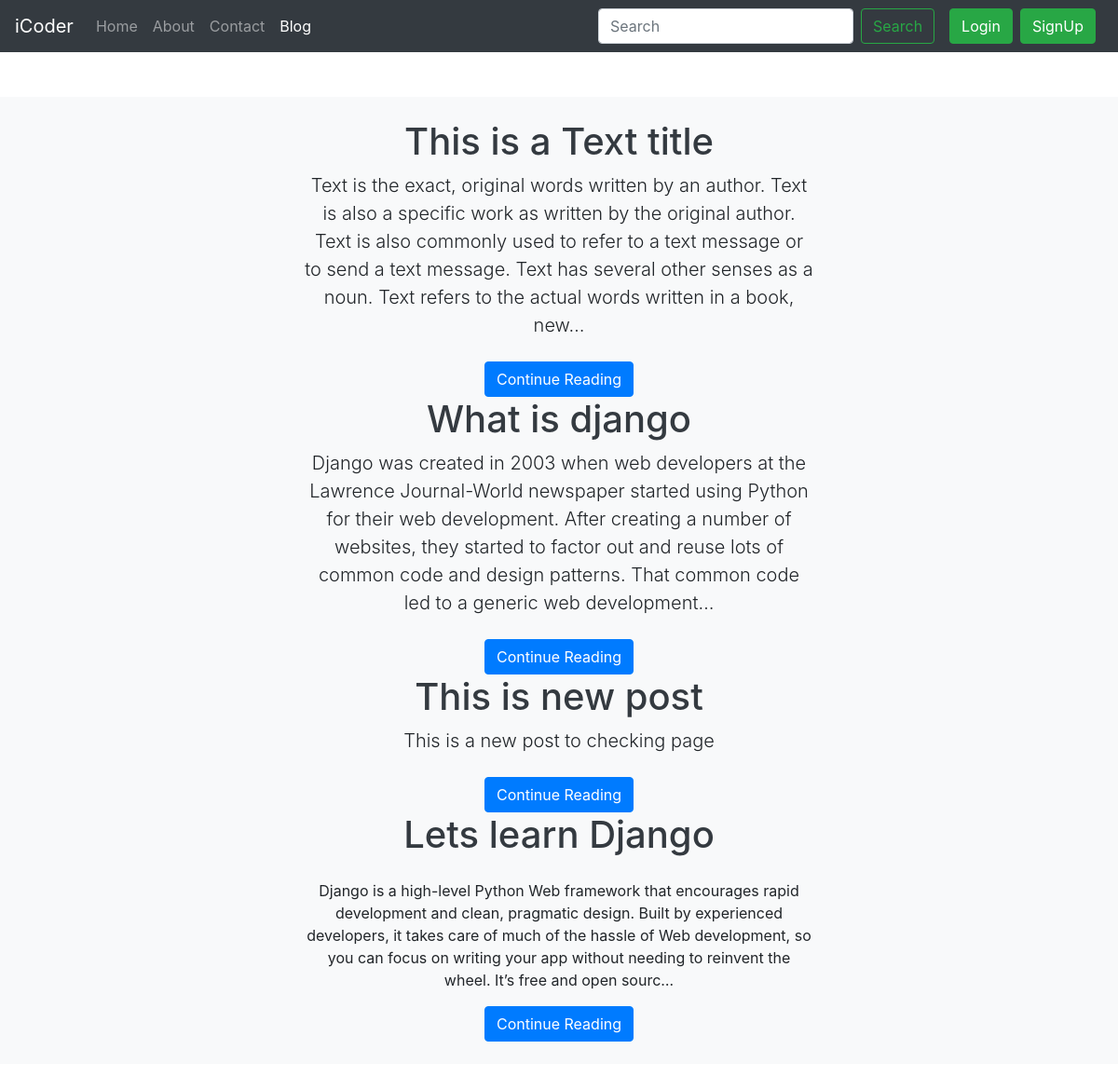
Screenshot of /blog/ with the database file from the repository.
### blog/models.py (models this page shows, shortened)
class Post(models.Model):
    sno = models.AutoField(primary_key=True)
    title = models.CharField(max_length=255)
    content = models.TextField()
    author = models.CharField(max_length=100)
    slug = models.CharField(max_length=130)
    views = models.IntegerField(default=0)
    timeStamp = models.DateTimeField(blank=True)

### blog/views.py (the view)
# urls.py: path('', views.blogHome, name='blogHome'),
def blogHome(request):
    allPosts= Post.objects.all()
    context={'allPosts': allPosts}
    return render(request, "blog/blogHome.html", context)

### templates/blog/blogHome.html (shortened to what this page needs)
{% extends 'base.html' %}
{% block blogactive %} active {% endblock blogactive%}
{% block body %}
<div class="px-4 py-4 my-5 text-center bg-light">
    {% for post in allPosts %}
    <div class="col-lg-6 mx-auto">
      <h1 class="display-6 fw-bold"><a class="text-dark" href="/blog/{{post.slug}}">{{post.title}}</a></h1>
        <p class="lead mb-4">
            {{post.content|safe|truncatechars:300}}
        </p>
      <div class="d-grid gap-2 d-sm-flex justify-content-sm-center">
        <a href="/blog/{{post.slug}}" role="button" class="btn btn-primary">Continue Reading</a>
      </div>
    </div>
    {% endfor %}
  </div>
{% endblock body %}

### rows the page displays
Post: title "This is a Text title", content "Text is the exact, original words written by an author. Text is also a specific work as written by the original author. Text is also commonly used to refer to a text message or to send a text message. Text has several other senses as a noun. Text refers to the actual words written in a book, new…"
Post: title "What is django", content "Django was created in 2003 when web developers at the Lawrence Journal-World newspaper started using Python for their web development. After creating a number of websites, they started to factor out and reuse lots of common code and design patterns. That common code led to a generic web development…"
Post: title "This is new post", content "This is a new post to checking page"
Post: title "Lets learn Django", content "Django is a high-level Python Web framework that encourages rapid development and clean, pragmatic design. Built by experienced developers, it takes care of much of the hassle of Web development, so you can focus on writing your app without needing to reinvent the wheel. It’s free and open sourc…"
